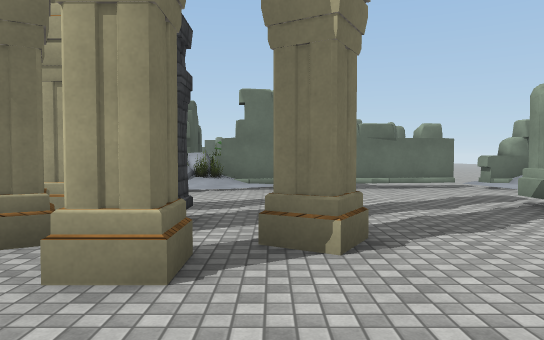
[1] (above)

24 first-person views from a walk through a Unity game level. The camera is 1.4 m above the floor, tilts 2° down and sees 70° across. The floor is counted in squares, 2 m on a side. Each view is taken from the middle of a square. On the plan, view 1 faces up. The plan holds only what a view shows up to about 11 squares ahead; the rest is blank. The place goes on beyond the plan. Some surface patterns are stand-ins.

[2]
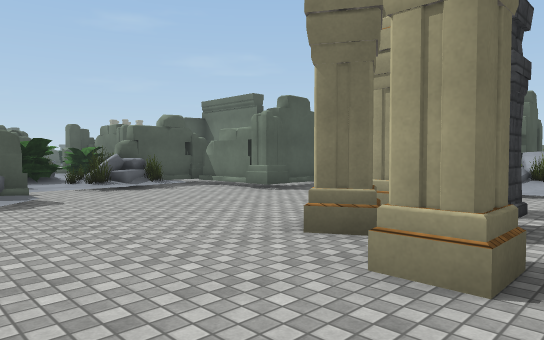

[3]
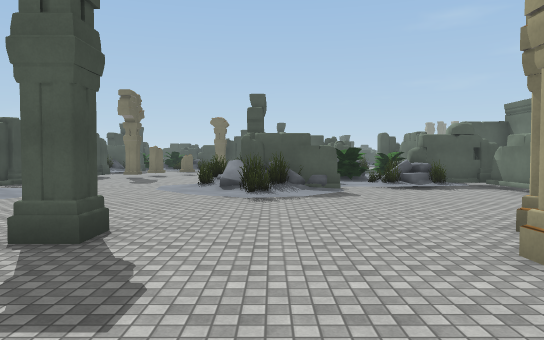

[4]
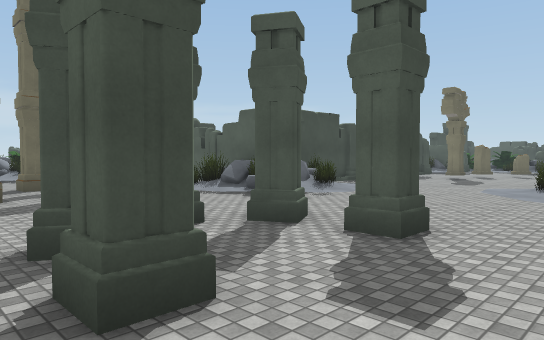

[5]
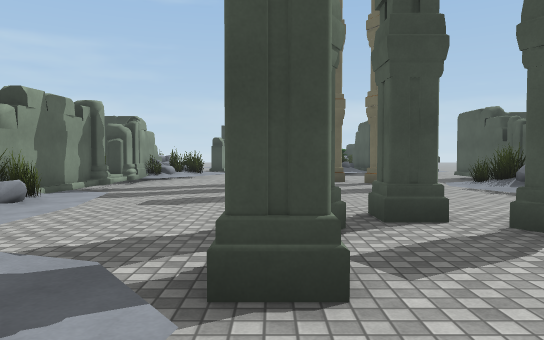

[6]
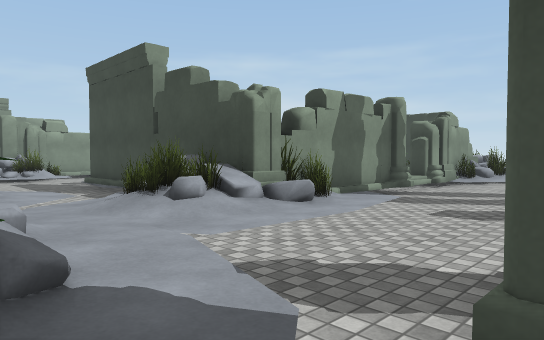

[7]
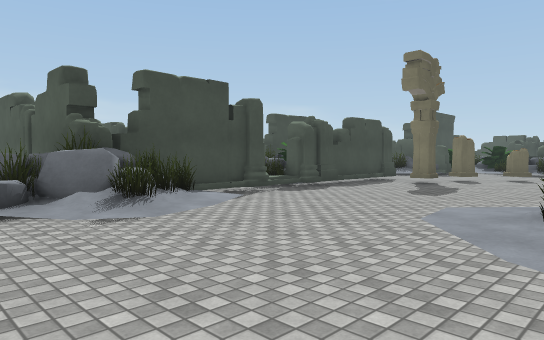

[8]
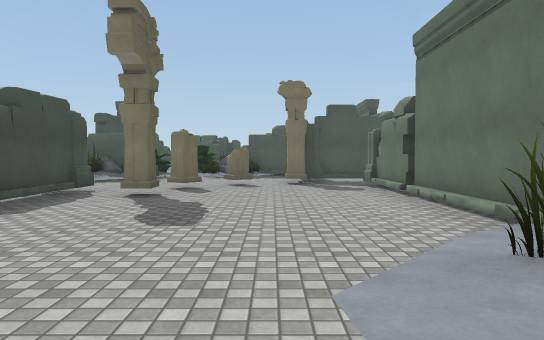

[9]
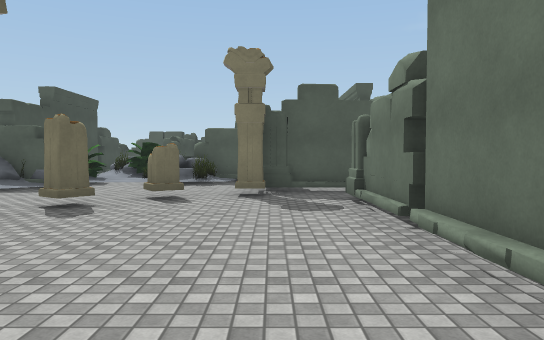

[10]
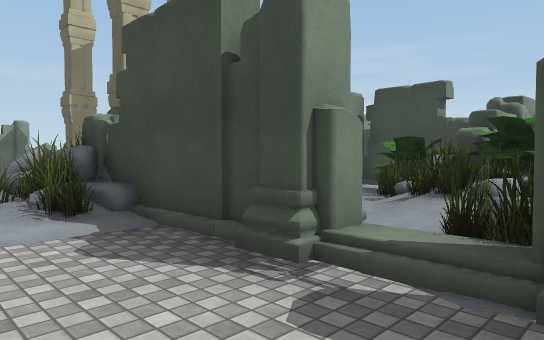

[11]
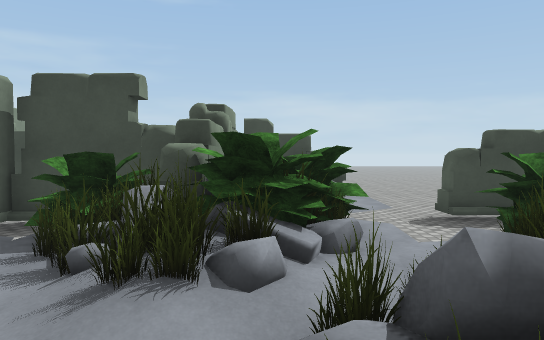

[12]
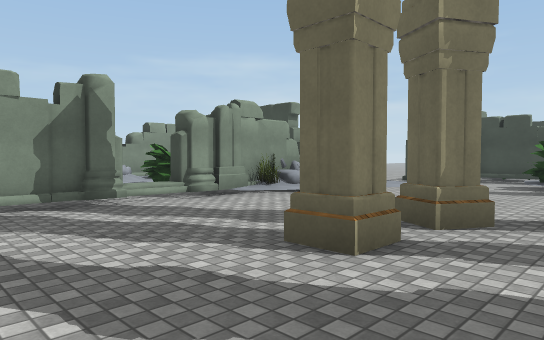

[13]
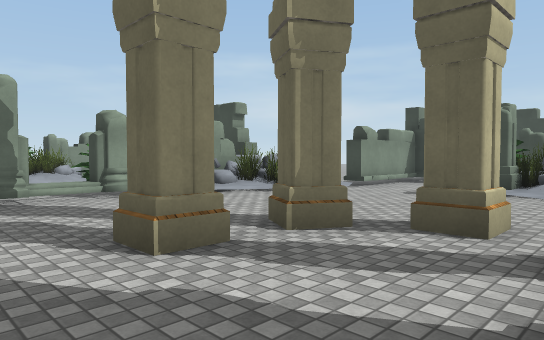

[14]
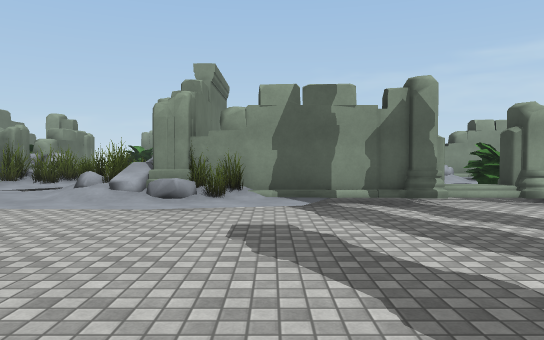

[15]
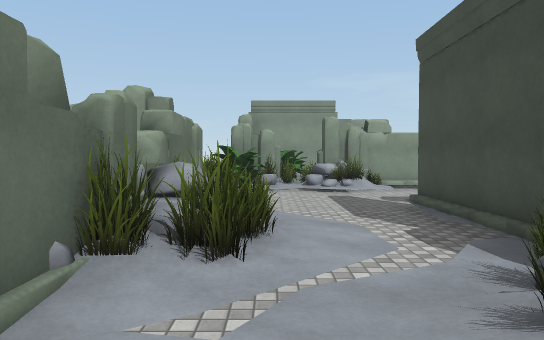

[16]
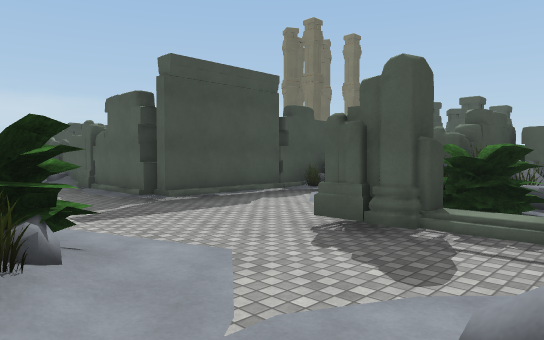

[17]
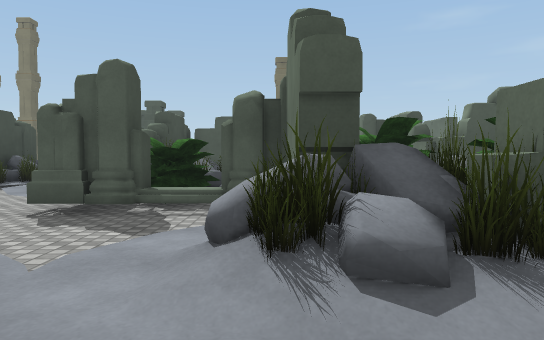

[18]
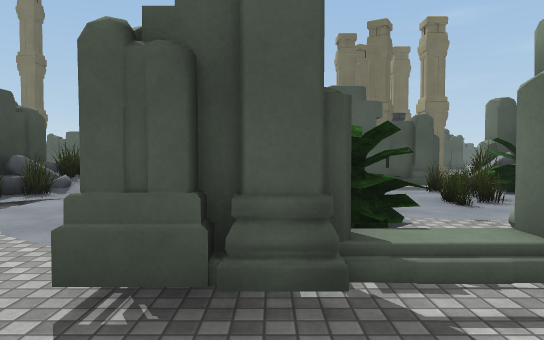

[19]
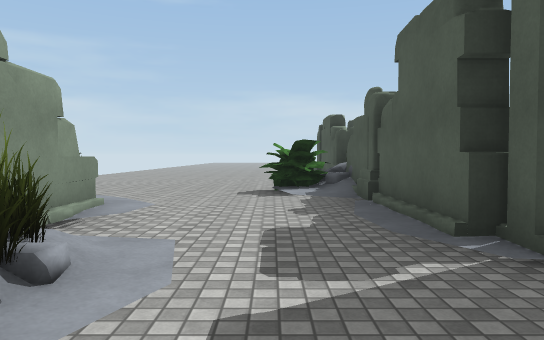

[20]
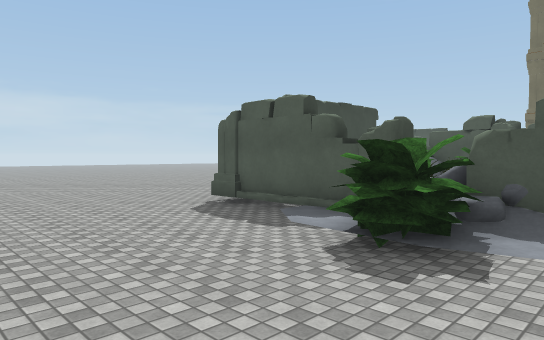

[21]
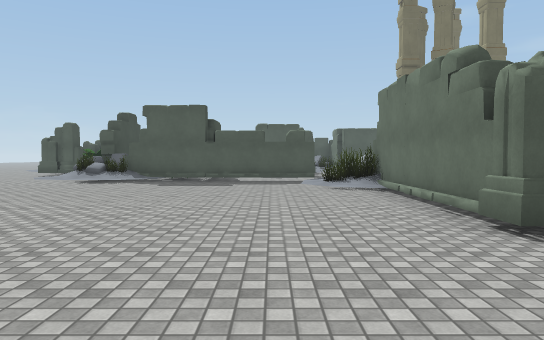

[22]
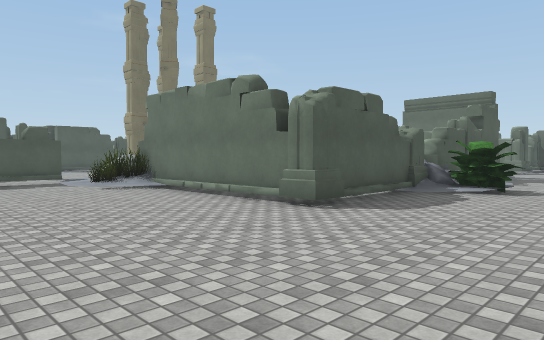

[23]
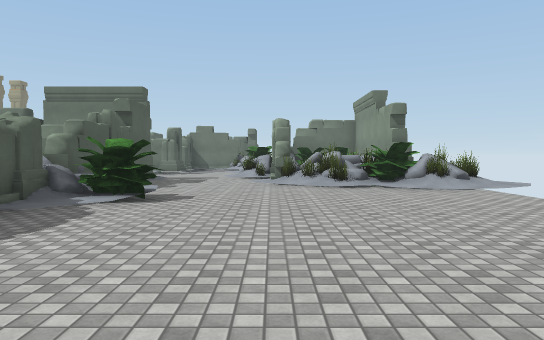

[24]
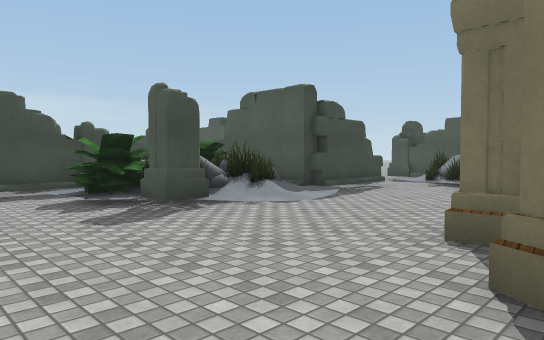

### Floor plan
Key: @ floor where view 1 was taken; # wall or solid block; . main floor; : floor 0.25 m higher than the main floor; + floor 0.5 m higher than the main floor; / step, stairs or slope; B building; C column; O other object.
Columns run from 20 left of view 1 to 15 right of it. Each row starts with its distance up from view 1.
 11                   B
 10                   B   ....
  9                   BB  BBB/
  8                   BBB ../B
  7            ...B    // ../B B
  6            BBB#.   ...... BBB
  5            B/.... #.. ..BBBB
  4            BB......C.... BB  BBBB
  3         BBBBB.....###.. #BBB  BBBB
  2         BBB::.......... B  B: BBBB/.
  1             BB/.......  B B+BB/.//
  0   BB.BBBBBBBBBB/....@./ BBBBBBB.//B
 -1   .B......./BB//......BBBBBBBB#./BBB
 -2    B#.......B:/...O..O/:: /BB/.../B
 -3 B/....................../B //..../B
 -4 BB/..#............#O.#../BBBBBB..BB
 -5  B/..#.#......///.......BBB///B/..BB
 -6 B:/........../BB//......:B    B/..BB
 -7 BBB:/..BBBB/#BBBB/.......B.  BB/../B
 -8 BBBBB     BB   BB/ ......#.   B/.../
 -9  BB       BBB  B:/ ..#.../.   B//...
-10          B:BBB B. #..#...#BBBBBBB...
-11         B/BBBBBB.  #..../BBBBBB:/...
-12         /.:BBBBB......./BBB   B.....
-13        BB./BBB/........:BBBBBBB.....
-14         ./BBBBB..////..:BBB///B.....
-15         ./BBB//BBBBBB/.B/B/.........
-16        ../       BBBBB.B...........
-17        ..        BB  /.B..........
-18        ..        B  BBBB...........

Positions as (right, up) in squares from view 1, and headings:
1: (0, 0), facing up
2: (0, 0), facing up-left
3: (2, 0), facing left
4: (2, 0), facing down-left
5: (1, 0), facing down
6: (1, -1), facing down-right
7: (-3, -1), facing down-left
8: (-6, -3), facing left
9: (-9, -2), facing left
10: (-10, -5), facing down-right
11: (-9, -7), facing down
12: (-1, -6), facing down-right
13: (-2, -7), facing down-right
14: (-1, -6), facing right
15: (4, -2), facing right
16: (14, 2), facing down-left
17: (15, 2), facing left
18: (12, 0), facing left
19: (12, -2), facing down
20: (15, -8), facing down-left
21: (14, -16), facing left
22: (14, -18), facing up-left
23: (14, -16), facing up
24: (3, -10), facing down-left
